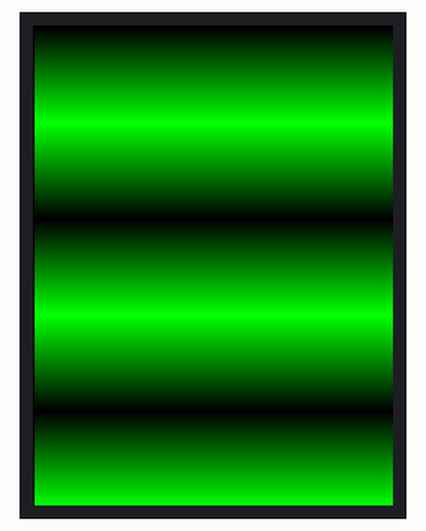
Recording of a sketch running on a simulated Arduino Uno, built with avr-gcc and run on an emulated ATmega328P. Parts: 240×320 colour display. What the sketch prints to the serial monitor is not drawn.

Above: at 0.4 s.

Measured:
- what the display in image 0 shows lasts 1.0 s, from 0.3 s to 1.3 s

The sketch:

design3.ino
```cpp
// IMPORTANT: Adafruit_TFTLCD LIBRARY MUST BE SPECIFICALLY
// CONFIGURED FOR EITHER THE TFT SHIELD OR THE BREAKOUT BOARD.
// SEE RELEVANT COMMENTS IN Adafruit_TFTLCD.h FOR SETUP.
//by Open-Smart Team and Catalex Team
//catalex_inc@163.com
//Store:   http://dx.com
//           https://open-smart.aliexpress.com/store/1199788
//Demo Function: Display graphics, characters
//Arduino IDE: 1.6.5
// Board: Arduino UNO R3, Arduino Mega2560,Arduino Leonardo

// Board:OPEN-SMART UNO R3 5V / 3.3V, Arduino UNO R3, Arduino Mega2560
//3.2INCH TFT:
// https://www.aliexpress.com/store/product/3-2-TFT-LCD-Display-module-Touch-Screen-Shield-board-onboard-temperature-sensor-w-Touch-Pen/1199788_32755473754.html?spm=2114.12010615.0.0.bXDdc3
//OPEN-SMART UNO R3 5V / 3.3V:
// https://www.aliexpress.com/store/product/OPEN-SMART-5V-3-3V-Compatible-UNO-R3-CH340G-ATMEGA328P-Development-Board-with-USB-Cable-for/1199788_32758607490.html?spm=2114.12010615.0.0.ckMTaN


#include <Adafruit_GFX.h>    // Core graphics library
//#include <Adafruit_TFTLCD.h> // Hardware-specific library
#include <MCUFRIEND_kbv.h>
MCUFRIEND_kbv tft;

//***********************************************//
// If you use OPEN-SMART TFT breakout board                 //
// Reconmmend you to add 5V-3.3V level converting circuit.
// Of course you can use OPEN-SMART UNO Black version with 5V/3.3V power switch,
// you just need switch to 3.3V.
// The control pins for the LCD can be assigned to any digital or
// analog pins...but we'll use the analog pins as this allows us to
//----------------------------------------|
// TFT Breakout  -- Arduino UNO / Mega2560 / OPEN-SMART UNO Black
// GND              -- GND
// 3V3               -- 3.3V
// CS                 -- A3
// RS                 -- A2
// WR                -- A1
// RD                 -- A0
// RST                -- RESET
// LED                -- GND
// DB0                -- 8
// DB1                -- 9
// DB2                -- 10
// DB3                -- 11
// DB4                -- 4
// DB5                -- 13
// DB6                -- 6
// DB7                -- 7

// Assign human-readable names to some common 16-bit color values:
#define	BLACK   0x0000
#define	BLUE    0x001F
#define	RED     0xF800
#define	GREEN   0x07E0
#define CYAN    0x07FF
#define MAGENTA 0xF81F
#define YELLOW  0xFFE0
#define WHITE   0xFFFF

//Adafruit_TFTLCD tft(LCD_CS, LCD_CD, LCD_WR, LCD_RD, LCD_RESET);
// If using the shield, all control and data lines are fixed, and
// a simpler declaration can optionally be used:
// Adafruit_TFTLCD tft;

void setup(void) {
  Serial.begin(9600);
  Serial.println("Running design3 program.");
  tft.begin(0X9327);//to enable ILI9327 driver code
}

void loop(void) {
  int j,k;
  int w = tft.width();
  tft.fillScreen(BLACK);
  for(j=0;j<3;j++) {
    for(k=0;k<64;k++)
       tft.drawLine(1,k+(j*128)+1,w,k+(j*128)+1,k<<5);
    for(k=0;k<64;k++)
       tft.drawLine(1,k+(j*128)+65,w,k+(j*128)+65,0x7E0-(k<<5));
  }
  delay(1000);
}
```
